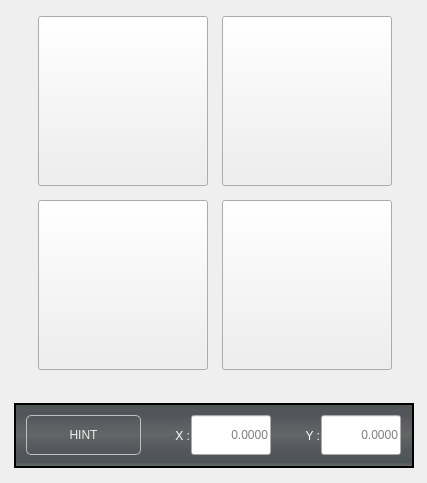
                    <widget class="QWidget" name="Page4">
                     <layout class="QHBoxLayout" name="horizontalLayout_141">
                      <item>
                       <widget class="QWidget" name="widget_43" native="true">
                        <property name="sizePolicy">
                         <sizepolicy hsizetype="Fixed" vsizetype="Fixed">
                          <horstretch>0</horstretch>
                          <verstretch>0</verstretch>
                         </sizepolicy>
                        </property>
                        <property name="minimumSize">
                         <size>
                          <width>405</width>
                          <height>461</height>
                         </size>
                        </property>
                        <property name="maximumSize">
                         <size>
                          <width>405</width>
                          <height>461</height>
                         </size>
                        </property>
                        <property name="styleSheet">
                         <string notr="true"/>
                        </property>
                        <widget class="QWidget" name="gridWidget_9" native="true">
                         <property name="geometry">
                          <rect>
                           <x>23</x>
                           <y>1</y>
                           <width>364</width>
                           <height>364</height>
                          </rect>
                         </property>
                         <layout class="QGridLayout" name="gridLayout_9">
                          <property name="spacing">
                           <number>10</number>
                          </property>
                          <item row="0" column="0">
                           <widget class="SubCallButton" name="probe_valley_x">
                            <property name="minimumSize">
                             <size>
                              <width>170</width>
                              <height>170</height>
                             </size>
                            </property>
                            <property name="maximumSize">
                             <size>
                              <width>170</width>
                              <height>170</height>
                             </size>
                            </property>
                            <property name="focusPolicy">
                             <enum>Qt::NoFocus</enum>
                            </property>
                            <property name="styleSheet">
                             <string notr="true"/>
                            </property>
                            <property name="text">
                             <string/>
                            </property>
                            <property name="icon">
                             <iconset resource="../resources.qrc">
                              <normaloff>:/images/probe_x_valley.png</normaloff>:/images/probe_x_valley.png</iconset>
                            </property>
                            <property name="iconSize">
                             <size>
                              <width>150</width>
                              <height>150</height>
                             </size>
                            </property>
                            <property name="filename" stdset="0">
                             <string>probe_valley_x.ngc</string>
                            </property>
                           </widget>
                          </item>
                          <item row="0" column="1">
                           <widget class="SubCallButton" name="probe_valley_y">
                            <property name="minimumSize">
                             <size>
                              <width>170</width>
                              <height>170</height>
                             </size>
                            </property>
                            <property name="maximumSize">
                             <size>
                              <width>170</width>
                              <height>170</height>
                             </size>
                            </property>
                            <property name="focusPolicy">
                             <enum>Qt::NoFocus</enum>
                            </property>
                            <property name="styleSheet">
                             <string notr="true"/>
                            </property>
                            <property name="text">
                             <string/>
                            </property>
                            <property name="icon">
                             <iconset resource="../resources.qrc">
                              <normaloff>:/images/probe_y_valley.png</normaloff>:/images/probe_y_valley.png</iconset>
                            </property>
                            <property name="iconSize">
                             <size>
                              <width>150</width>
                              <height>150</height>
                             </size>
                            </property>
                            <property name="filename" stdset="0">
                             <string>probe_valley_y.ngc</string>
                            </property>
                           </widget>
                          </item>
                          <item row="1" column="0">
                           <widget class="SubCallButton" name="probe_ridge_x">
                            <property name="minimumSize">
                             <size>
                              <width>170</width>
                              <height>170</height>
                             </size>
                            </property>
                            <property name="maximumSize">
                             <size>
                              <width>170</width>
                              <height>170</height>
                             </size>
                            </property>
                            <property name="focusPolicy">
                             <enum>Qt::NoFocus</enum>
                            </property>
                            <property name="styleSheet">
                             <string notr="true"/>
                            </property>
                            <property name="text">
                             <string/>
                            </property>
                            <property name="icon">
                             <iconset resource="../resources.qrc">
                              <normaloff>:/images/probe_x_ridge.png</normaloff>:/images/probe_x_ridge.png</iconset>
                            </property>
                            <property name="iconSize">
                             <size>
                              <width>150</width>
                              <height>150</height>
                             </size>
                            </property>
                            <property name="filename" stdset="0">
                             <string>probe_ridge_x.ngc</string>
                            </property>
                           </widget>
                          </item>
                          <item row="1" column="1">
                           <widget class="SubCallButton" name="probe_ridge_y">
                            <property name="minimumSize">
                             <size>
                              <width>170</width>
                              <height>170</height>
                             </size>
                            </property>
                            <property name="maximumSize">
                             <size>
                              <width>170</width>
                              <height>170</height>
                             </size>
                            </property>
                            <property name="focusPolicy">
                             <enum>Qt::NoFocus</enum>
                            </property>
                            <property name="styleSheet">
                             <string notr="true"/>
                            </property>
                            <property name="text">
                             <string/>
                            </property>
                            <property name="icon">
                             <iconset resource="../resources.qrc">
                              <normaloff>:/images/probe_y_ridge.png</normaloff>:/images/probe_y_ridge.png</iconset>
                            </property>
                            <property name="iconSize">
                             <size>
                              <width>150</width>
                              <height>150</height>
                             </size>
                            </property>
                            <property name="filename" stdset="0">
                             <string>probe_ridge_y.ngc</string>
                            </property>
                           </widget>
                          </item>
                         </layout>
                        </widget>
                        <widget class="QFrame" name="frame_9">
                         <property name="geometry">
                          <rect>
                           <x>3</x>
                           <y>392</y>
                           <width>400</width>
                           <height>65</height>
                          </rect>
                         </property>
                         <property name="sizePolicy">
                          <sizepolicy hsizetype="Fixed" vsizetype="Fixed">
                           <horstretch>0</horstretch>
                           <verstretch>0</verstretch>
                          </sizepolicy>
                         </property>
                         <property name="minimumSize">
                          <size>
                           <width>400</width>
                           <height>65</height>
                          </size>
                         </property>
                         <property name="maximumSize">
                          <size>
                           <width>400</width>
                           <height>65</height>
                          </size>
                         </property>
                         <property name="styleSheet">
                          <string notr="true">.QFrame{
    border-style: solid;
    border-color: black;
	border-width: 2px;
    background-color: qlineargradient(spread:pad, x1:0, y1:0, x2:0, y2:1, stop:0 rgb(81, 86, 85), stop:0.489795 rgb(99, 102, 102), stop:0.699799 rgb(85, 88, 94), stop:0.90444 rgb(77, 84, 86), stop:0.160246 rgb(83, 84, 91), stop:1 rgb(109, 115, 118));
}</string>
                         </property>
                         <layout class="QHBoxLayout" name="horizontalLayout_143">
                          <item>
                           <layout class="QHBoxLayout" name="horizontalLayout_28">
                            <property name="spacing">
                             <number>0</number>
                            </property>
                            <item>
                             <widget class="QLabel" name="hint_label_2">
                              <property name="minimumSize">
                               <size>
                                <width>115</width>
                                <height>40</height>
                               </size>
                              </property>
                              <property name="maximumSize">
                               <size>
                                <width>115</width>
                                <height>40</height>
                               </size>
                              </property>
                              <property name="styleSheet">
                               <string notr="true">QLabel{
    border-style: solid;
    border-color: rgb(191, 191, 191);
    border-width: 1px;
    border-radius: 5px;
    color: rgb(238, 238, 236);
}</string>
                              </property>
                              <property name="text">
                               <string>HINT</string>
                              </property>
                              <property name="alignment">
                               <set>Qt::AlignCenter</set>
                              </property>
                             </widget>
                            </item>
                            <item>
                             <widget class="QLabel" name="label_74">
                              <property name="minimumSize">
                               <size>
                                <width>50</width>
                                <height>0</height>
                               </size>
                              </property>
                              <property name="maximumSize">
                               <size>
                                <width>50</width>
                                <height>16777215</height>
                               </size>
                              </property>
                              <property name="styleSheet">
                               <string notr="true">QLabel{
    color: rgb(255, 255, 255);
    padding-right: 1px;
    padding-left: 5px;
}</string>
                              </property>
                              <property name="text">
                               <string>X :</string>
                              </property>
                              <property name="alignment">
                               <set>Qt::AlignRight|Qt::AlignTrailing|Qt::AlignVCenter</set>
                              </property>
                              <property name="indent">
                               <number>0</number>
                              </property>
                             </widget>
                            </item>
                            <item>
                             <widget class="VCPLineEdit" name="x_hint">
                              <property name="sizePolicy">
                               <sizepolicy hsizetype="Expanding" vsizetype="Fixed">
                                <horstretch>0</horstretch>
                                <verstretch>0</verstretch>
                               </sizepolicy>
                              </property>
                              <property name="minimumSize">
                               <size>
                                <width>80</width>
                                <height>40</height>
                               </size>
                              </property>
                              <property name="maximumSize">
                               <size>
                                <width>80</width>
                                <height>40</height>
                               </size>
                              </property>
                              <property name="focusPolicy">
                               <enum>Qt::ClickFocus</enum>
                              </property>
                              <property name="alignment">
                               <set>Qt::AlignRight|Qt::AlignTrailing|Qt::AlignVCenter</set>
                              </property>
                              <property name="placeholderText">
                               <string>0.0000</string>
                              </property>
                             </widget>
                            </item>
                            <item>
                             <widget class="QLabel" name="label_75">
                              <property name="minimumSize">
                               <size>
                                <width>50</width>
                                <height>0</height>
                               </size>
                              </property>
                              <property name="maximumSize">
                               <size>
                                <width>50</width>
                                <height>16777215</height>
                               </size>
                              </property>
                              <property name="styleSheet">
                               <string notr="true">QLabel{
    color: rgb(255, 255, 255);
    padding-right: 1px;
    padding-left: 5px;
}</string>
                              </property>
                              <property name="text">
                               <string>Y :</string>
                              </property>
                              <property name="alignment">
                               <set>Qt::AlignRight|Qt::AlignTrailing|Qt::AlignVCenter</set>
                              </property>
                              <property name="indent">
                               <number>0</number>
                              </property>
                             </widget>
                            </item>
                            <item>
                             <widget class="VCPLineEdit" name="y_hint">
                              <property name="sizePolicy">
                               <sizepolicy hsizetype="Expanding" vsizetype="Fixed">
                                <horstretch>0</horstretch>
                                <verstretch>0</verstretch>
                               </sizepolicy>
                              </property>
                              <property name="minimumSize">
                               <size>
                                <width>80</width>
                                <height>40</height>
                               </size>
                              </property>
                              <property name="maximumSize">
                               <size>
                                <width>80</width>
                                <height>40</height>
                               </size>
                              </property>
                              <property name="focusPolicy">
                               <enum>Qt::ClickFocus</enum>
                              </property>
                              <property name="alignment">
                               <set>Qt::AlignRight|Qt::AlignTrailing|Qt::AlignVCenter</set>
                              </property>
                              <property name="placeholderText">
                               <string>0.0000</string>
                              </property>
                             </widget>
                            </item>
                           </layout>
                          </item>
                         </layout>
                        </widget>
                       </widget>
                      </item>
                     </layout>
                    </widget>
